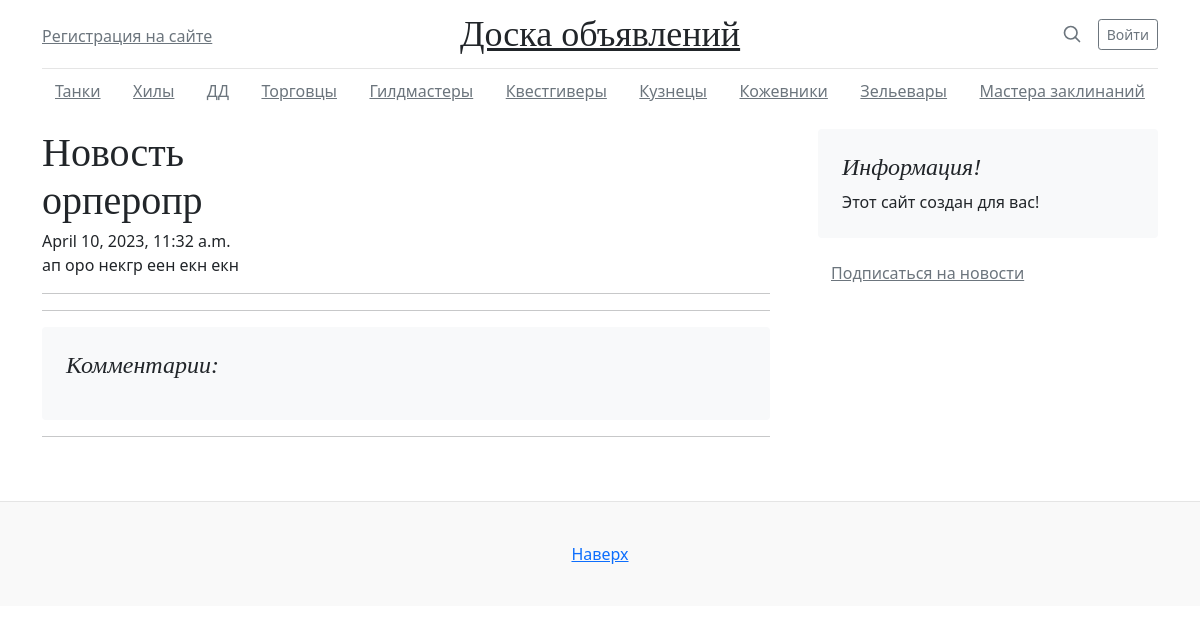
/board/6, run on the app's committed database.
### board/models.py (models this page shows, shortened)
class New(models.Model):
	list_category = [("Танки", "Танки"), ("Хилы", "Хилы"),("ДД", "ДД") ,("Торговцы", "Торговцы") , ("Гилдмастеры", "Гилдмастеры"),("Квестгиверы", "Квестгиверы") ,("Кузнецы", "Кузнецы") ,("Кожевники", "Кожевники") , ("Зельевары", "Зельевары"), ("Мастера заклинаний", "Мастера заклинаний")]
	date = models.DateTimeField(auto_now_add=True)
	name = models.CharField(max_length=255)
	text = models.TextField()
	author = models.ForeignKey(User, on_delete=models.CASCADE)
	category = models.CharField(max_length=20, choices=list_category)

### board/views.py (the view)
# urls.py: path('<int:pk>', NewDetail.as_view(), name='new'),
class NewDetail(DetailView):
	model = New
	template_name = 'new.html'
	context_object_name = 'new'

### templates/new.html (shortened to what this page needs)
{% extends 'default.html' %}
{% block title %}
Новость<br>
{{ new.name }}
{% endblock title %}
{% block content %}
{{ new.date }}<br>
{{new.text}}
<hr>
<hr>
      <div class="position-sticky" style="top: 2rem;">
        <div class="p-4 mb-3 bg-light rounded">
          <h4 class="fst-italic mb-3" >Комментарии:</h4>
        </div>
      </div>
{% endblock content %}

### static/blog/blog.css (style rules this page uses)
h1, h2, h3, h4, h5, h6 { font-family: "Playfair Display", Georgia, "Times New Roman", serif; }

### data on the page
New: name "орперопр", date "April 10, 2023, 11:32 a.m.", text "ап оро некгр еен екн екн"
